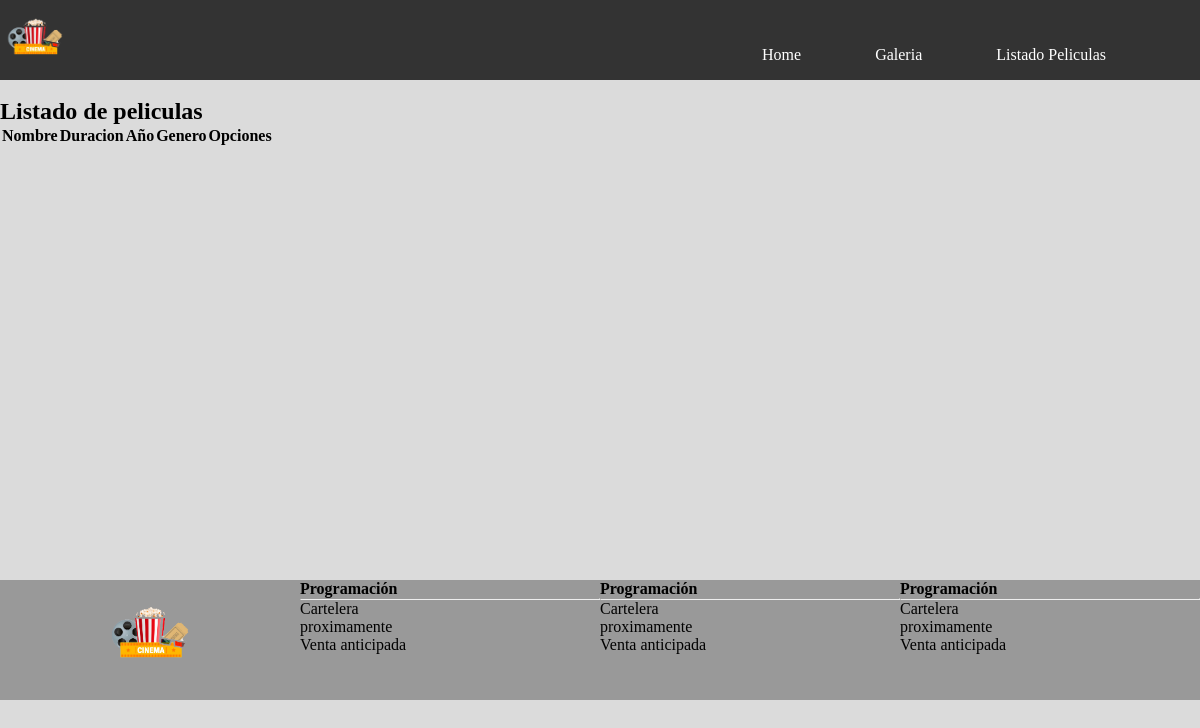
Before: /listado_peliculas/ with the older database file.
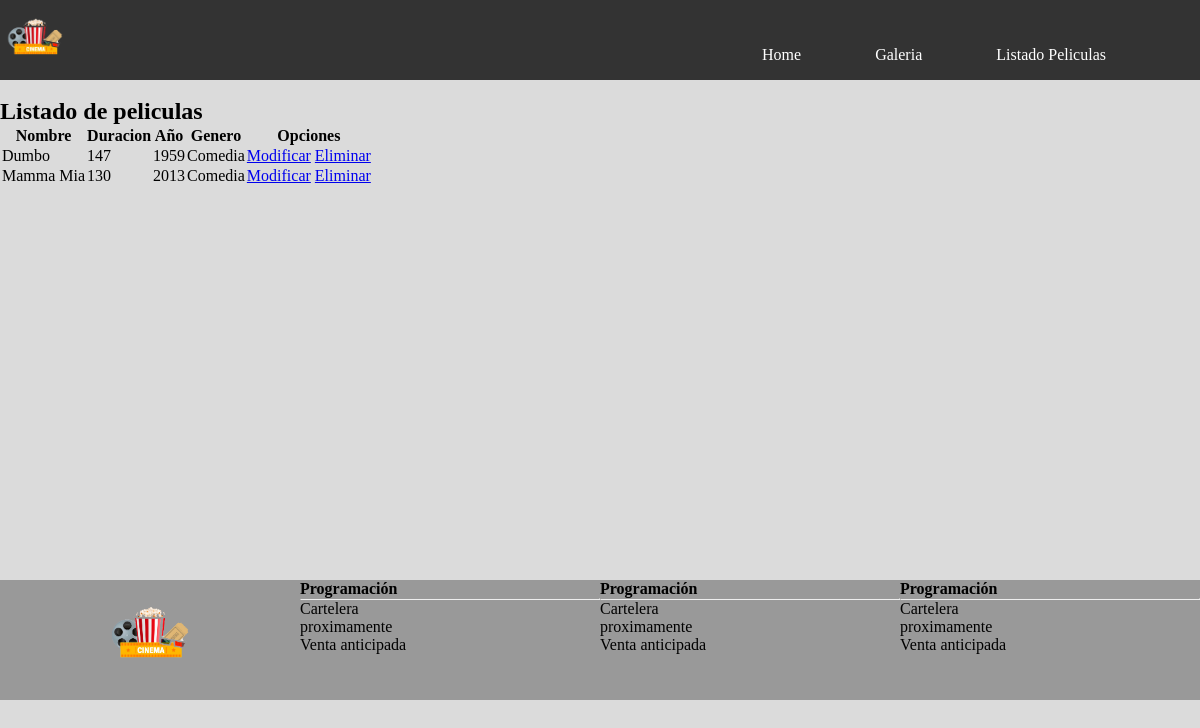
After: the same page with the newer database file.
### core/models.py (models this page shows, shortened)
class Pelicula(models.Model):
    nombre=models.CharField(max_length=200)
    duracion= models.IntegerField()
    anio=models.IntegerField()
    genero=models.ForeignKey(Genero, on_delete=models.CASCADE)

class Genero(models.Model):
    nombre= models.CharField(max_length=80)
    def __str__(self):
        return self.nombre

### core/views.py (the view)
# urls.py: path('listado_peliculas/',listado_pelicula, name='listado_peliculas'),
def listado_pelicula(request):
    peliculas=Pelicula.objects.all()
    data={
        'peliculas':peliculas
    }
    return render(request, 'core/listado_peliculas.html',data)

### core/templates/core/listado_peliculas.html (shortened to what this page needs)
{% extends 'core/basico.html' %}
{% load static%}
{% block contenido %}
{% block css %}
<link rel="stylesheet" href="//cdnjs.cloudflare.com/ajax/libs/toastr.js/latest/css/toastr.min.css">
{%endblock %}
 <h2> Listado de peliculas </h2>
 <table>
    <tr>
        <th>
            Nombre
        </th>
        <th>
            Duracion
        </th>
        <th>
            Año
        </th>
        <th>
            Genero
        </th>
        <th>
            Opciones
        </th>
    </tr>
    {% for p in peliculas %}
       <tr>
        <td>
            {{p.nombre}}
        </td>
        <td>
            {{p.duracion}}
        </td>
        <td>
            {{p.anio}}
        </td>
        <td>{{p.genero}}</td>
        <td>
            <a href="{% url 'modificar_pelicula' p.id %}">Modificar</a>
            <a onclick="confirmarEliminacion(  '{{p.id }}'  , '{{p.nombre }}' )" href="#">Eliminar</a> </td>
       </tr>
    {% endfor %}
 </table>
{% endblock %}

### core/templates/core/basico.html (shortened to what this page needs)
<!DOCTYPE html>
<html lang="es">
<head>
    {% load static %}
    {% block css%}
    {% endblock %}
    <link rel="stylesheet" href="{% static 'core/css/estilos.css' %}">
</head>
<body>
    <header>
        <img src="{% static 'core/img/logo.png' %}" alt="Logo" class="logo">
        <nav>
                <ul>
                        <li>
                            <a href="{% url 'home' %}">Home</a>
                        </li>
                        <li>
                            <a href="{% url 'galeria' %}">Galeria</a>
                        </li>
                        <li>
                            <a href="{% url 'listado_peliculas' %}">Listado Peliculas</a>
                        </li>
                        <li>
                        </li>
                </ul>
        </nav>
    </header>
    <div id="principal">
       <br>
        {% block contenido %}
        {% endblock %}
    </div>
    <footer class="hide_on_mobile">
        <div>
            <img src="img/logo.png" alt="logo" class="logo_footer">
        </div>
        <div>
            <h4>Programación</h4>
            <hr>
            <ul>
                <li>Cartelera</li>
                <li>proximamente</li>
                <li>Venta anticipada</li>
            </ul>
        </div>
        <div>
                <h4>Programación</h4>
                <hr>
                <ul>
                    <li>Cartelera</li>
                    <li>proximamente</li>
                    <li>Venta anticipada</li>
                </ul>
        </div>
        <div>
                <h4>Programación</h4>
                <hr>
                <ul>
                    <li>Cartelera</li>
                    <li>proximamente</li>
                    <li>Venta anticipada</li>
                </ul>
        </div>
    </footer>
</body>
</html>

### core/static/core/css/estilos.css (style rules this page uses)
* { margin:0; padding: 0; }
body { background-color:rgb(219, 219, 219); font-family: fantasy; }
header { width: 100%; height: 80px; background-color:#333; transition: all 0.5s; }
#principal { width: 100%; min-height: 500px; height: auto; }
footer { width: 100%; height: 120px; background-color:#999; }
nav { width: auto; float:right; }
nav > ul > li { display: inline-block; margin-left:30px; padding:30px 20px; transition: all 0.5s; }
nav > ul > li > a { color:white; text-decoration: none; }
.logo { width: 70px; }
footer > div { width: 25%; float:left; }
footer li { list-style: none; }
.logo_footer { width: 100px; margin:auto; display: block; }
.hide_on_mobile { display: block; }

Changed rows visible on the page:
added Pelicula: nombre "Dumbo", duracion "147", anio "1959", genero "Comedia"
added Pelicula: nombre "Mamma Mia", duracion "130", anio "2013", genero "Comedia"
